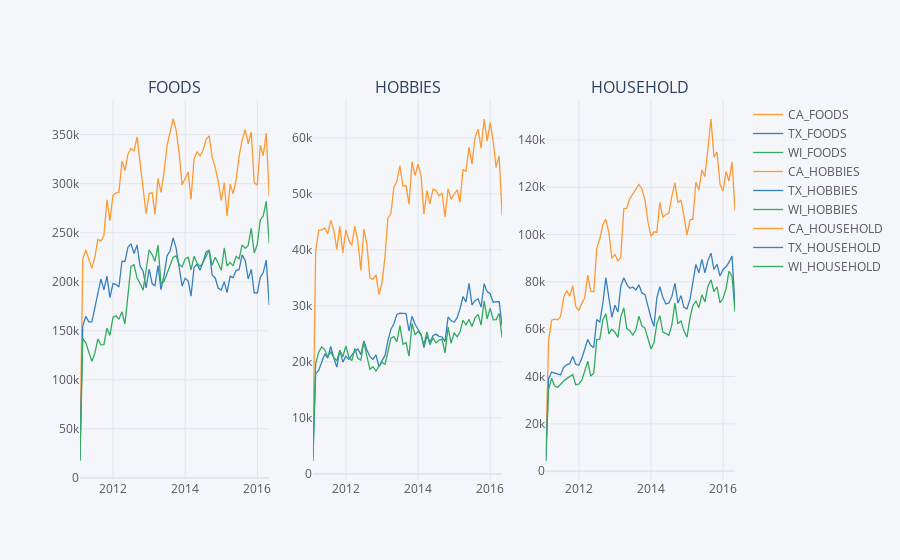

This figure's notebook cell:
### Code cell
cf.Figure(
    cf.subplots(
        [dept_cat_monthly_level[['CA_FOODS','TX_FOODS','WI_FOODS']].figure(),
         dept_cat_monthly_level[['CA_HOBBIES','TX_HOBBIES','WI_HOBBIES']].figure(),
         dept_cat_monthly_level[['CA_HOUSEHOLD','TX_HOUSEHOLD','WI_HOUSEHOLD']].figure()],
        shape=(1,3),
        subplot_titles = ('FOODS','HOBBIES','HOUSEHOLD'))).iplot()
